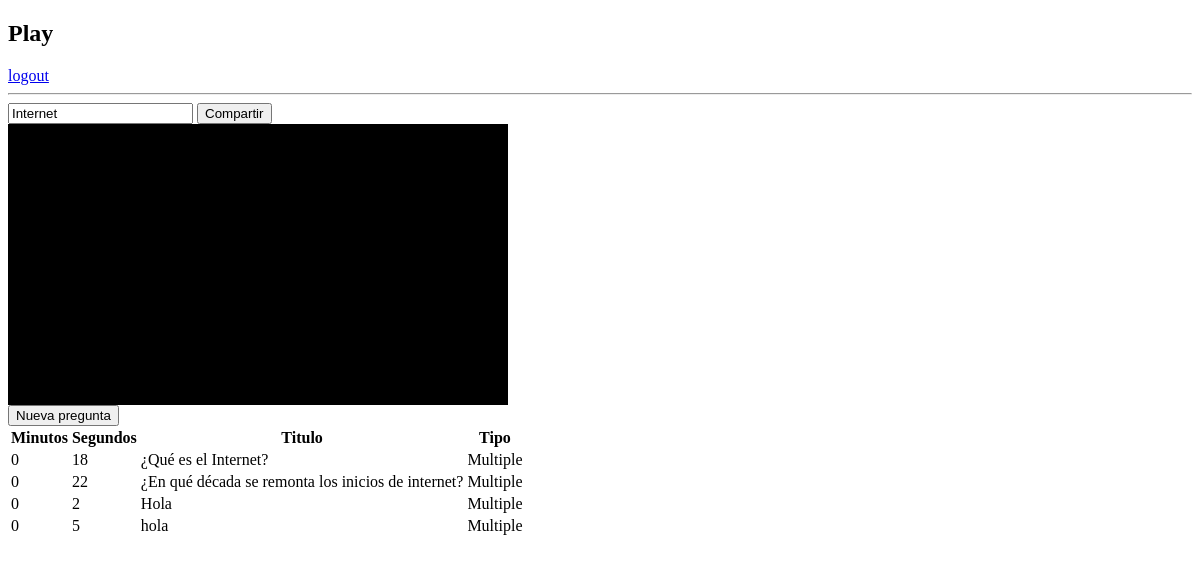
The app's page /polls/myvideos/video/6 (signed in) with its own data.
### polls/models.py (models this page shows)
class Video(models.Model):
    name = models.CharField(max_length=200, default="Sin Titulo")
    duration = models.IntegerField(blank= True , null= True)
    likes = models.IntegerField(default=0)
    dislikes = models.IntegerField(default=0)
    link = models.CharField(max_length=200,blank = True, null = True)
    views = models.IntegerField(default=0)
    start = models.IntegerField(default=0)
    end = models.IntegerField(blank=True,null=True)
    responses = models.IntegerField(default=0)
    total_points = models.IntegerField(default=0)
    created_at = models.DateTimeField(auto_now_add=True)
    user = models.ForeignKey(User, on_delete=models.SET_NULL, null=True)
    def __str__(self):
        return self.name

class Question(models.Model):
    title = models.CharField(max_length=200)
    minutes = models.IntegerField(default=0)
    seconds = models.IntegerField(default=0)
    points = models.IntegerField(default=1)
    correctAnswers = models.CharField(max_length=200,blank=True, null=True)
    video = models.ForeignKey(Video, on_delete=models.CASCADE)
    type = models.ForeignKey(QuestionType, on_delete=models.CASCADE)

class QuestionType(models.Model):
    name = models.CharField(max_length=200)
    def __str__(self):
        return self.name

### polls/views.py (the view)
# urls.py: path('myvideos/video/<int:video_id>', views.video, name='video'),
@login_required
def video(request,video_id):
    video = get_object_or_404(Video, pk=video_id)
    types = QuestionType.objects.order_by('name')
    questions = Question.objects.filter(video=video_id)
    data = ""
    text = ""
    correct = ""
    if request.method == 'POST':
        form = QuestionForm(request.POST)
        data = json.loads(request.POST.get('data'))
        correct = request.POST.get('ansradio')
        for answer in data:
            ans = Answer.objects.create(text = answer['value'], question = form.save())
            if answer['id'] == correct:
                form.save().correctAnswers = ans.id
            text = ans
        if form.is_valid():
            form.save()
        return redirect('polls:video',video_id = video_id)
    else:
        form = QuestionForm()
    return render(request, 'polls/video.html',
    {
        'video' : video,
        'types' : types,
        'form' : form,
        'questions' : questions,
        'text' : text,
        'correct' : correct
    })

### polls/forms.py
class QuestionForm(ModelForm):
    class Meta:
        model = Question
        fields = ['title', 'minutes','seconds', 'points' ,'type', 'video']
        labels = {
            'title': 'Pregunta',
            'minutes': 'Minuto',
            'seconds': 'Segundos',
            'points': 'Puntaje',
            'type': 'Tipo de Pregunta',
            'video': ''
        }

### polls/templates/polls/video.html (shortened to what this page needs)
{% extends 'base.html' %}
{% load embed_video_tags %}
{% load static %}
{% block stylesheets%}
<link rel="stylesheet" type="text/css" href="{% static 'polls/plyr.css' %}">
{% endblock %}
{% block content %}
<div>
    <input type="text" readonly value="{{video.name}}">
    <button share="true" onclick="share(this)">Compartir</button><br>
</div>
<div class="container">
</div>
<div>
    <button  id="new" type="button">Nueva pregunta</button>
</div>
<div>
    {% if questions %}
    <table>
        <thead>
            <th>Minutos</th>
            <th>Segundos</th>
            <th>Titulo</th>
            <th>Tipo</th>
            <tbody>
                {% for question in questions %}
                <tr>
                    <td>
                        {{question.minutes}}
                    </td>
                    <td>
                        {{question.seconds}}
                    </td>
                    <td>
                        {{question.title}}
                    </td>
                    <td>
                        {{question.type}}
                    </td>
                </tr>
                {% endfor %}
            </tbody>
        </thead>
    </table>
    {% endif %}
</div>
{% endblock %}

### polls/templates/polls/video.html (style rules this page uses)
.container { max-width: 500px; }

### records on screen
Video: name "Internet"
Question: minutes "0", seconds "18", title "¿Qué es el Internet?", type "Multiple"
Question: minutes "0", seconds "22", title "¿En qué década se remonta los inicios de internet?", type "Multiple"
Question: minutes "0", seconds "2", title "Hola", type "Multiple"
Question: minutes "0", seconds "5", title "hola", type "Multiple"
